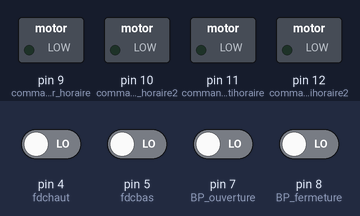
Bench run of a sketch on a simulated Arduino Uno, built with avr-gcc and run on an emulated ATmega328P. On the bench: switched loads named in the sketch (green lamp = pin HIGH). Inputs (shaded band) come from the test bench; at power-on: pin 4 (fdchaut), pin 5 (fdcbas), pin 7 (BP_ouverture), pin 8 (BP_fermeture) LOW.

Above: at 1.2 s.
1.3 s: pin 7 (BP_ouverture) driven HIGH
At 2.0 s:
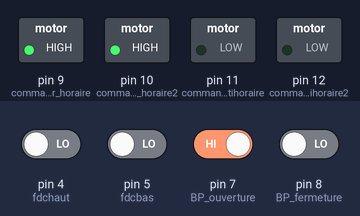
2.8 s: pin 7 (BP_ouverture) driven LOW
At 3.1 s:
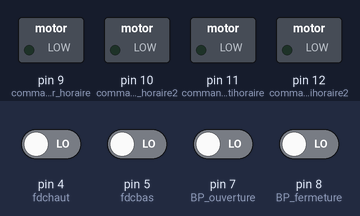
4.3 s: pin 8 (BP_fermeture) driven HIGH
At 5.4 s:
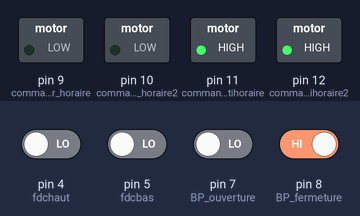
5.8 s: pin 8 (BP_fermeture) driven LOW
At 6.6 s:
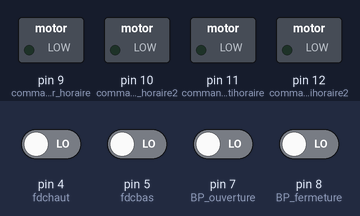
Timing chart, 0 to 8.3 s (numbered marks = the images above; inputs shaded):
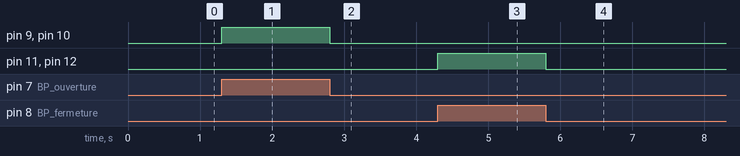

Measured:
- after the input at 1.3 s, pin 9 (commande_moteur_horaire), pin 10 (commande_moteur_horaire2): LOW → HIGH at once
- after the input at 2.8 s, pin 9 (commande_moteur_horaire), pin 10 (commande_moteur_horaire2): HIGH → LOW at once
- after the input at 4.3 s, pin 11 (commande_moteur_antihoraire), pin 12 (commande_moteur_antihoraire2): LOW → HIGH at once
- after the input at 5.8 s, pin 11 (commande_moteur_antihoraire), pin 12 (commande_moteur_antihoraire2): HIGH → LOW at once

The sketch:

Relay.ino
```cpp
#define fdchaut 4 //Grove
#define fdcbas 5 //Grove
#define BP_ouverture 7 //Grove button
#define BP_fermeture 8 //Grove button
#define commande_moteur_horaire 9 //Grove relay
#define commande_moteur_horaire2 10 //Grove relay
#define commande_moteur_antihoraire 11 //Grove relay
#define commande_moteur_antihoraire2 12 //Grove relay

void setup()
{
    pinMode(fdchaut, INPUT);
    pinMode(fdcbas, INPUT);

    pinMode(BP_fermeture, INPUT);
    pinMode(BP_ouverture, INPUT);

    pinMode(commande_moteur_horaire, OUTPUT);
    pinMode(commande_moteur_horaire2, OUTPUT);
    pinMode(commande_moteur_antihoraire, OUTPUT);
    pinMode(commande_moteur_antihoraire2, OUTPUT);

}

void loop()
{
    if(digitalRead(fdchaut) || digitalRead(fdcbas)) // Arrêt de l'ordre de marche bluetooth si fin de course //
    {

    }
    // Commande moteur ouverture //
    if(digitalRead(BP_ouverture) && !digitalRead(fdchaut))
    {
      digitalWrite(commande_moteur_horaire,HIGH);
      digitalWrite(commande_moteur_horaire2,HIGH);
      digitalWrite(commande_moteur_antihoraire,LOW);
      digitalWrite(commande_moteur_antihoraire2,LOW);
    }

    // Commande moteur fermeture //
    else if(digitalRead(BP_fermeture) && !digitalRead(fdcbas))
    {
       digitalWrite(commande_moteur_horaire,LOW);
       digitalWrite(commande_moteur_horaire2,LOW);
       digitalWrite(commande_moteur_antihoraire,HIGH);
       digitalWrite(commande_moteur_antihoraire2,HIGH);
    }

    // arrêt des moteur //
    else
    {
       digitalWrite(commande_moteur_horaire,LOW);
       digitalWrite(commande_moteur_horaire2,LOW);
       digitalWrite(commande_moteur_antihoraire,LOW);
       digitalWrite(commande_moteur_antihoraire2,LOW);
    }

}
```
